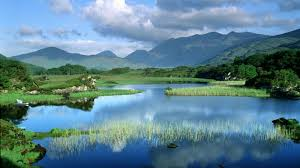
#> input picture village.jpeg, 300 x 168 px
$ jupyter execute assingment7.ipynb
#> lines starting #> are read from the running program, lines starting #| are printed output that depends on the picture
### Move intensity of a grayscale image left, right and into a specific range and check its effect on histogram. An example output is attached.

[cell 1]
import cv2
import matplotlib.pyplot as plt
import numpy as np

[cell 2]
bgr_img = cv2.imread('village.jpeg')
#> bgr_img is the input picture: shape (168, 300, 3); mean B, G, R 143.8, 130.2, 92.9
rgb_img = cv2.cvtColor(bgr_img, cv2.COLOR_BGR2RGB)
plt.imshow(rgb_img)
plt.show()

[cell 3]
grayscale = cv2.cvtColor(rgb_img, cv2.COLOR_RGB2GRAY)
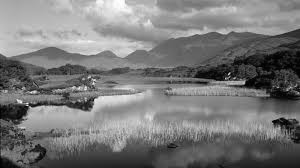
#> grayscale: shape (168, 300); min 0, max 254, mean 120.6
plt.imshow(grayscale, cmap='gray')
plt.show()

[cell 4]
grayscale.max() - 50
#> Out = 204

[cell 5]
left_shift_intensity_img = grayscale - np.ones(grayscale.shape, dtype=np.uint8)*100
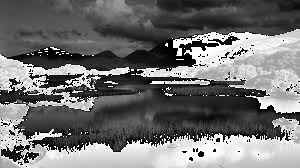
#> left_shift_intensity_img: shape (168, 300); min 0, max 255, mean 113.3
left_shift_intensity_img[left_shift_intensity_img < 0] = 0
left_shift_intensity_hist = cv2.calcHist([left_shift_intensity_img], channels=[0], mask=None, histSize=[255], ranges=[0,255])
#> left_shift_intensity_hist = 255 values, max 444 at index 39, min 0 at index 155, mean 196.4
fig, ax = plt.subplots(1, 2, figsize=(12, 5))
ax[0].imshow(left_shift_intensity_img, cmap='gray')
ax[0].set_title('Left shifted Img')

ax[1].plot(left_shift_intensity_hist)
ax[1].set_title('Left shifted intensity histogram')

plt.suptitle('Left shifted intensity and its histogram', fontsize=20)
plt.show()
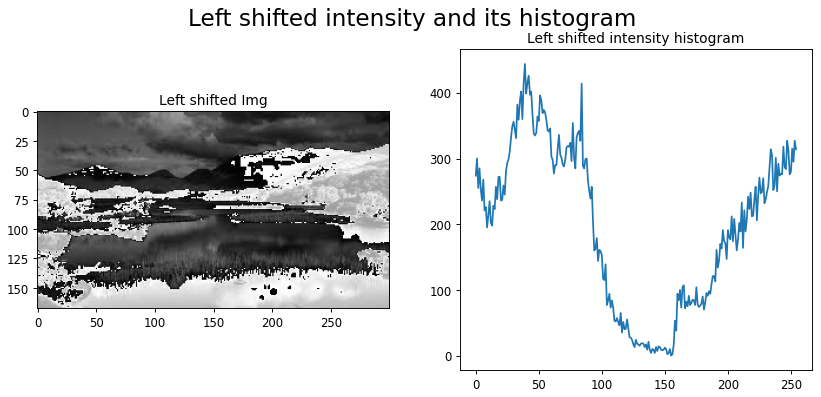
#> figure drawn by matplotlib, 2 panels; panel 2: curve peaks at x = 39, y = 444

[cell 6]
left_shift_intensity_img.max()
#> Out = 255

[cell 7]
grayhist = cv2.calcHist([grayscale], [0], None, [255], [0, 255])
#> grayhist = 255 values, max 444 at index 139, min 2 at index 0, mean 197.6
plt.plot(grayhist)
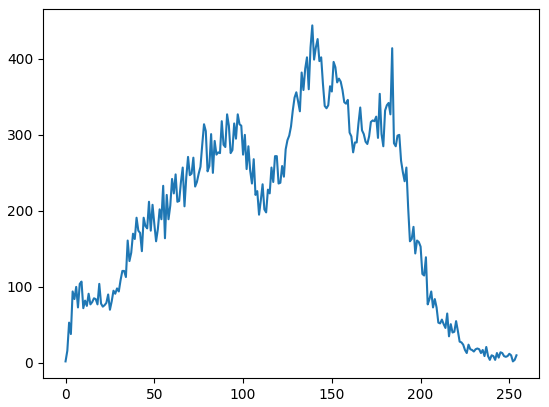
#> figure drawn by matplotlib, 1 panel; curve peaks at x = 139, y = 444

[cell 8]
a = grayscale.astype(np.float64)
b = a - np.ones(grayscale.shape, dtype=np.float64)*25

[cell 9]
plt.imshow(b.astype(np.uint8), cmap='gray')
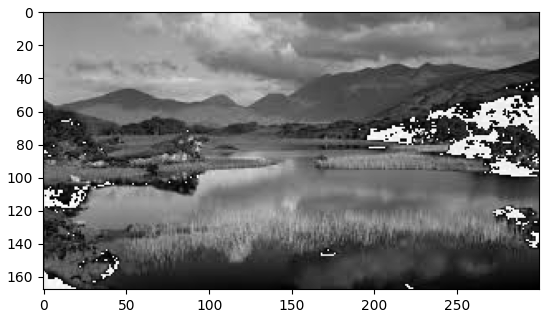
#> figure drawn by matplotlib, 1 panel

[cell 10]
c = b.astype(np.uint8)
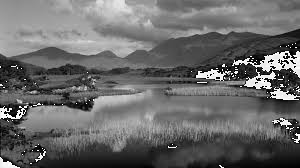
#> c: shape (168, 300); min 0, max 255, mean 105.2
grayhist = cv2.calcHist([c], [0], None, [255], [0, 255])
#> grayhist = 255 values, max 444 at index 114, min 0 at index 230, mean 197.3
plt.plot(grayhist)
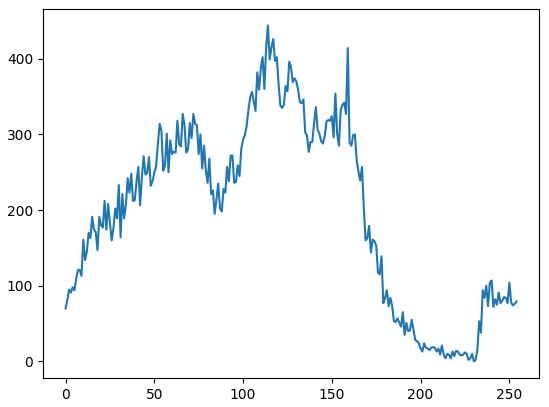
#> figure drawn by matplotlib, 1 panel; curve peaks at x = 114, y = 444

[cell 11]
a = grayscale - np.ones(grayscale.shape, dtype=np.uint8)*25
a.min(), a.max()
#> Out = (0, 255)

[cell 12]
x = np.array([[1, 2], [3, 4]])
y = np.array([[2, 3], [4, 6]])
y-x

[cell 13]
l = cv2.calcHist([a], [0], None, [255], [0, 255])
#> l has the same summary as grayhist
plt.plot(l)

$ run again, with dontpanic.jpeg copied over village.jpeg
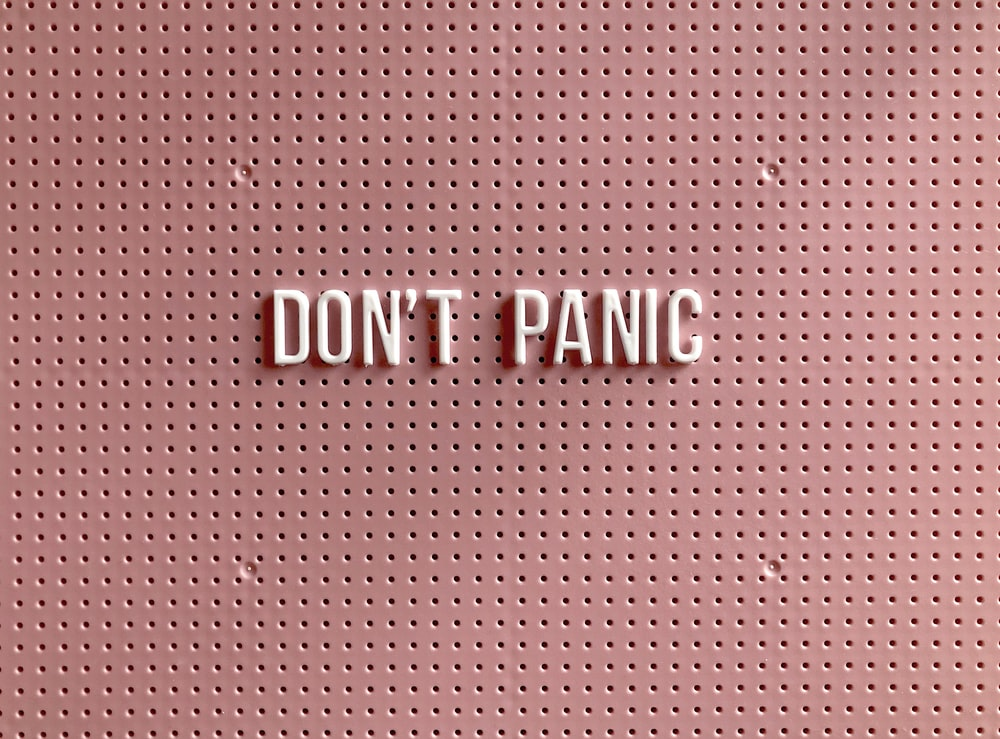
#> input picture dontpanic.jpeg, 1000 x 739 px
#> bgr_img is the input picture: shape (739, 1000, 3); mean B, G, R 127.9, 128.9, 180
#> `grayscale.max() - 50`: Out = 205
#> left_shift_intensity_hist = 255 values, max 24941 at index 38, min 5 at index 156, mean 2895.9
#> `left_shift_intensity_img.max()`: Out = 255
#> `grayhist = cv2.calcHist([grayscale], [0], None, [255], [0, 255])`: grayhist = 255 values, max 24941 at index 138, min 5 at index 0, mean 2894.8
#> `c = b.astype(np.uint8)`:
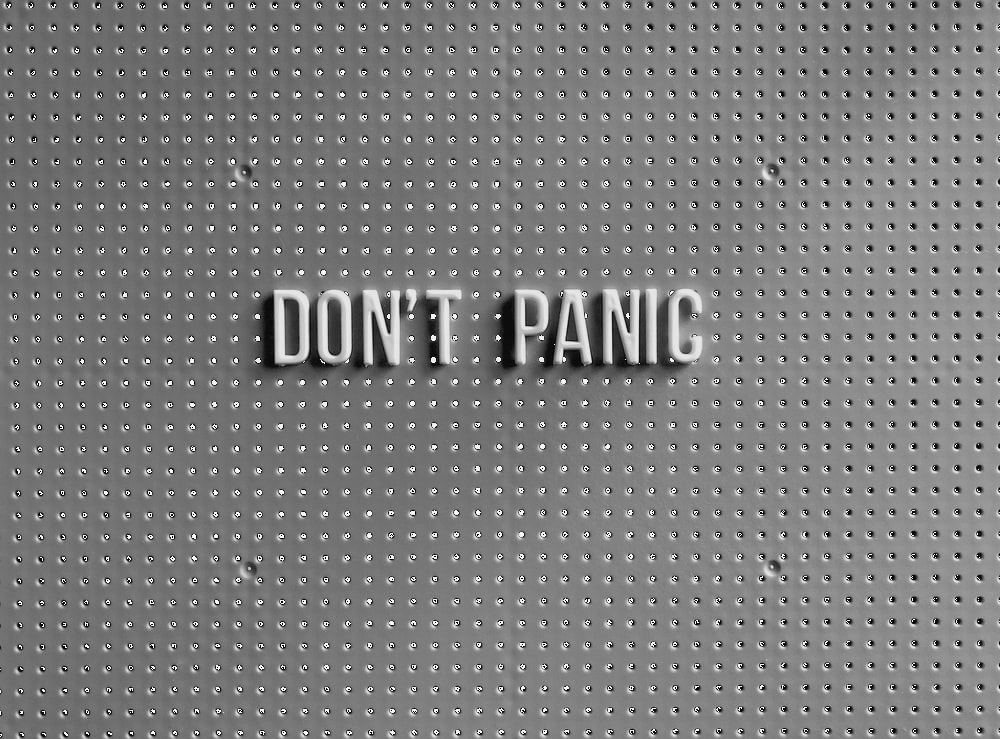
#> c: shape (739, 1000); min 0, max 255, mean 125.3
#> `grayhist = cv2.calcHist([c], [0], None, [255], [0, 255])`: grayhist = 255 values, max 24941 at index 113, min 5 at index 231, mean 2894.7
#> `[cell 10] c = b.astype(np.uint8) grayhist = cv2.calcHist([c], [0], Non..`:
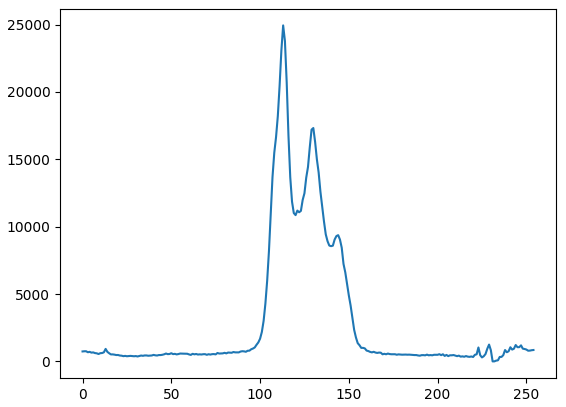
#> figure drawn by matplotlib, 1 panel; curve peaks at x = 113, y = 24941
#> `a.min(), a.max()`: Out = (0, 255)
#> l has the same summary as grayhist
